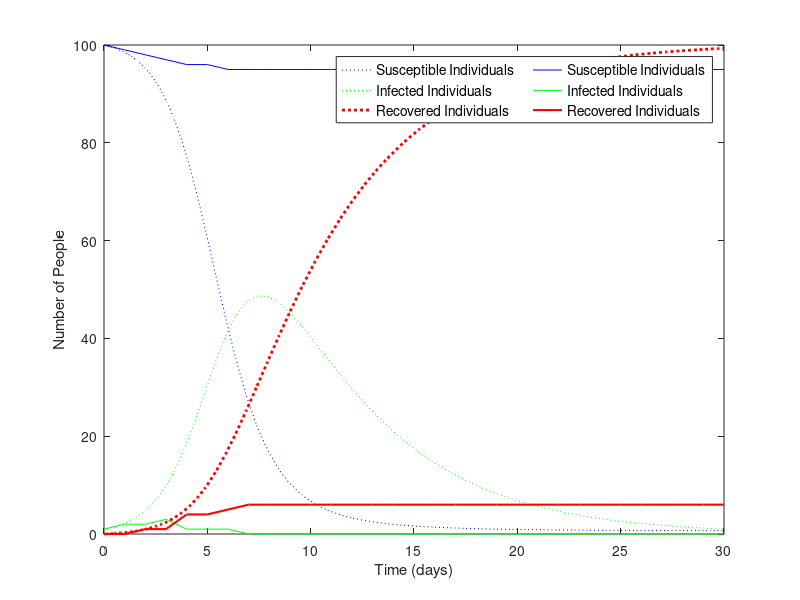

Here is the MATLAB script that generated this plot:

function partC
    clc
    Days = 30;                     
    populationTotal = 101;
    
    % Infection and recovery rates
    k1 = 0.01; 
    k2 = 0.2;

    
    %%%%%%%%%%%%%%% Stochastic Model
    
    % creates a population matrix where everyone is susceptible (t<0)
    population = zeros(Days+1,populationTotal); 
    
    % randomly determines who is infected at t=0
    k = randi([1 populationTotal]);                  
  
    
    % In the population matrix, subpopulations defined with numbers:
    % 0: susceptible
    % 1: infected
    % 2: recovered
    
    % Determines the first infected person randomly
    population(1,k) = 1;                            

    for i=2:Days+1
        for j = 1:populationTotal
            for ip = 1:length(find(population(i-1,:)==1)) 
            % counts how many people were infected the day before and 
            % checks contact possibility of susceptible population
                c = randi([0 1]);                              
                 % contact probability: 50%
                 % c = 1:    
                 % population(i,j),the susceptible individual contacted 
                 % with an infected person
                    if c == 1
                        if population(i-1,j) == 0
                            s = randi(100,1);         % infection rate: 1%
                            if s == 1
                                population(i,j) = 1;
                            end
                        end
                    end
                end
                
                if population(i-1,j) == 1
                    % recovery rate: 20%
                    r = randi(5,1);
                    if r==5
                        population(i,j) = 2;
                    else
                        population(i,j) = 1;
                    end
                
                end
                
                if population(i-1,j) == 2
                    population(i,j) = 2;
                    % recovered people gain immunity and remain recovered
                end
        end
    end
    
    % Empty matrices created for daily subpopulation count  
    S = zeros(1,Days+1);    % Susceptible
    I = zeros(1,Days+1);    % Infected
    R = zeros(1,Days+1);    % Recovered
    
    % Daily subpopulation count
    for i = 1:Days+1
        
        S(1,i) = length(find(population(i,:)==0));  % Susceptible count
        I(1,i) = length(find(population(i,:)==1));  % Infected count
        R(1,i) = length(find(population(i,:)==2));  % Recovered count
        
    end
    
%%%%%%%%%%%%%%% Deterministic Model

% Deterministic Model Solution
[tsoln,pop] = ode45(@fun,[0 Days],[populationTotal-1 1 0]); 
% pop = [S I R]

time = [0:Days];
% Deterministic Model Plot
plot(tsoln,pop(:,1),'b:',tsoln,pop(:,2),'g:',tsoln,pop(:,3),'r:','LineWidth',2)          
hold on
% Stochastic Model Plot
plot(time,S,'b',time,I,'g',time,R,'r','LineWidth',1.5)                                      
legend({'Susceptible Individuals','Infected Individuals','Recovered Individuals','Susceptible Individuals','Infected Individuals','Recovered Individuals'},'FontSize', 10,'Orientation','vertical','NumColumns',2)
xlabel('Time (days)')
ylabel('Number of People')

    function dpop = fun(t,pop)   % Change in population with time function
        
        dpop = zeros(3,1);

        dpop(1) = - k1*pop(2)*pop(1);               % dSdt
        dpop(2) = k1*pop(2)*pop(1) - k2*pop(2);     % dIdt
        dpop(3) = k2*pop(2);                        % dRdt

    end
    
end